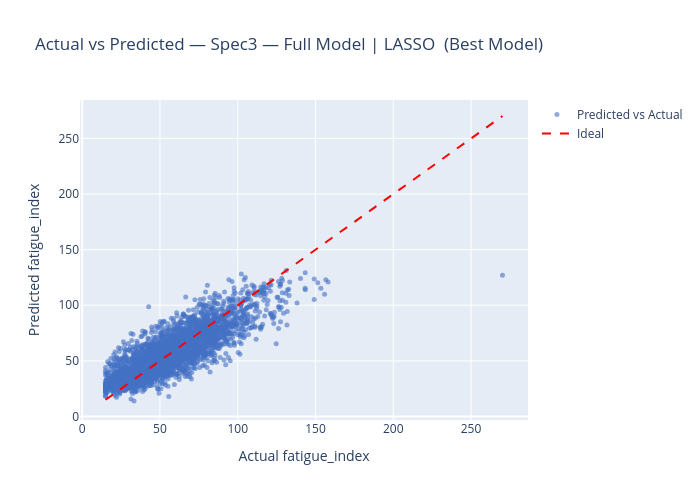

Notebook cell for this chart:
### Markdown cell above
## Interactive Scatter — Actual vs Predicted (Best Model)

### Code cell
best_row   = cmp.iloc[0]
best_spec  = best_row["Model Specification"]
best_meth  = best_row["Regularisation"].lower()

best_m, _, best_Xtr, best_Xte = gd_results[(best_spec, best_meth)]
y_pred_best = best_m.predict(best_Xte)

fig_act_pred = go.Figure()
fig_act_pred.add_trace(go.Scatter(
    x=y_te, y=y_pred_best,
    mode="markers",
    marker=dict(size=5, color="#4472C4", opacity=0.6),
    name="Predicted vs Actual"
))
mn, mx = float(y_te.min()), float(y_te.max())
fig_act_pred.add_trace(go.Scatter(
    x=[mn, mx], y=[mn, mx],
    mode="lines",
    line=dict(color="red", dash="dash"),
    name="Ideal"
))
fig_act_pred.update_layout(
    title=f"Actual vs Predicted — {best_spec} | {best_meth.upper()}  (Best Model)",
    xaxis_title="Actual fatigue_index",
    yaxis_title="Predicted fatigue_index",
    width=700, height=500
)
fig_act_pred.show()
print(f"Best model: {best_spec}  |  {best_meth.upper()}")
print(f"Adj-R² = {best_row['Adjusted R²']:.4f}   MSE = {best_row['MSE']:.4f}")

### Figure 1 — Plotly figure (JSON) as saved in the notebook; plotly's stock layout.template omitted (floating-point values rounded to 4 significant figures; data arrays with more than 128 entries replaced by an {"elided": "..."} marker saying what was removed)
{"data": [{"marker": {"color": "#4472C4", "opacity": 0.6, "size": 5}, "mode": "markers", "name": "Predicted vs Actual", "type": "scatter", "x": {"elided": "3084 float values"}, "y": {"elided": "3084 float values"}}, {"line": {"color": "red", "dash": "dash"}, "mode": "lines", "name": "Ideal", "type": "scatter", "x": [15, 270.2], "y": [15, 270.2]}], "layout": {"height": 500, "title": {"text": "Actual vs Predicted — Spec3 — Full Model | LASSO  (Best Model)"}, "width": 700, "xaxis": {"title": {"text": "Actual fatigue_index"}}, "yaxis": {"title": {"text": "Predicted fatigue_index"}}}}
